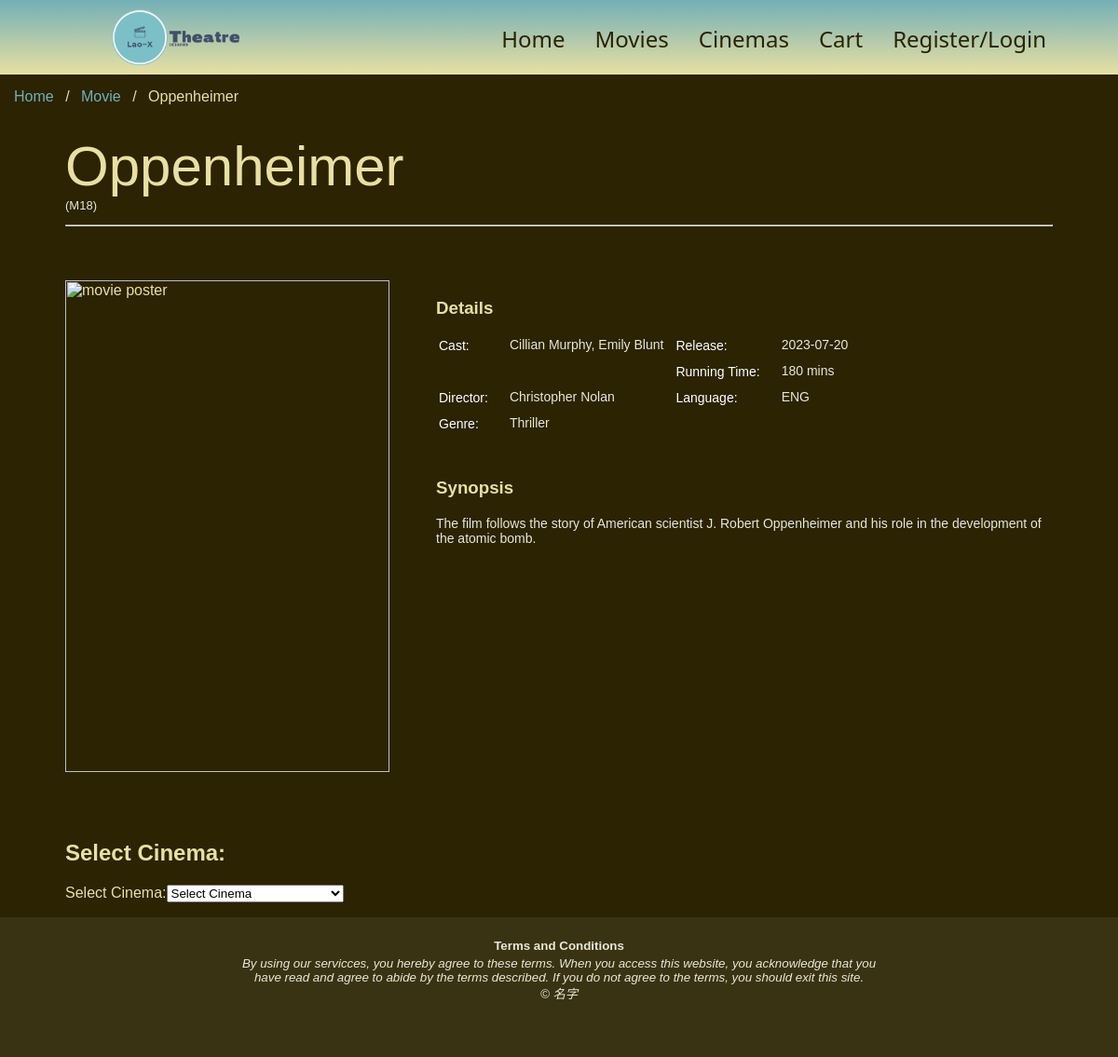
The app's page /get_movie.php?movie=2 with its own data.
### tables this page shows
CREATE TABLE IF NOT EXISTS `MOVIE` 
(
  `movie_id` int(5) NOT NULL AUTO_INCREMENT,
  `movie_name` varchar(50) NOT NULL,
  `duration` int(3) NOT NULL COMMENT 'mins',
  `language` varchar(3) NOT NULL COMMENT 'ENG / CHI/  HIN / MAL',
  `genre` varchar(50) NOT NULL,
  `cast` varchar(50) NOT NULL,
  `release_date` date NOT NULL,
  `synopsis` varchar(10000) NOT NULL,
  `image_dir` varchar(500) NOT NULL,
  `rating` varchar(50) NOT NULL,
   
  `director` varchar(200) NOT NULL,
  PRIMARY KEY (`movie_id`)
  
);

### get_movie.php (the view, shortened to what this page needs)
<?php
    $servername ="localhost";
    $username = "f32ee";
    $password = "f32ee";
    $dbname = "f32ee";
    $movie_id = (int)$_GET['movie'];
    $db = mysqli_connect($servername, $username, $password, $dbname);
    $query = "SELECT * FROM MOVIE WHERE movie_id=$movie_id";
    $result = $db->query($query);
    $row = $result->fetch_assoc();
    $movie_name = $row['movie_name'];
    $duration = $row['duration'];
    $language = $row['language'];
    $genre = $row['genre'];
    $release_date = $row['release_date'];
    $image_dir = $row['image_dir'];
    $synopsis = $row['synopsis'];
    $rating = $row['rating'];
    $cast = $row['cast'];
    $director = $row['director'];
?>
<html lang="en">
<head>
    <link rel="stylesheet" href="style.css">
</head>
<body>
    <div id="wrapper">
        <header id="cinema_header">
                <img id='cinema_logo' src="image/logo.png" alt="logo" >
                <table class="cinema">
                    <tr>
                        <td>
                            <a href="index.html">Home</a>
                        </td>
                        <td>
                            <a href="movies.html">Movies</a>
                        </td>
                        <td>
                            <a href="cinema.html">Cinemas</a>
                        </td>
                        <td>
                            <a href="cart.php">Cart</a>
                        </td>
                        <td>
                            <a href="login.html">Register/Login</a>
                        </td>
                    </tr>
                </table>
            </header>
        <ul class="breadcrumb">
            <li><a href="index.html">Home</a></li>
            <li><a href="movies.html">Movie</a></li>
            <li><font color="#e8e0a3"><?php echo $movie_name ?></li>
        </ul>
        <div class="content">
            <div class="mini_wrapper">
                <h class="individual_movie_title"><?php echo $movie_name ?></h>
                <p class="rating">(<?php echo $rating?>)</p>
                <hr class="individual_movie_title">
                <br>
                <div class="individual_mov">
                    <div id="img">
                        <img src="<?php echo $image_dir ?>" alt="movie poster">
                    </div>
                    <div id="info">
                        <div id="details">
                            <h3>Details</h3>
                            <table class="individual_mov" border="0">
                                <tr>
                                    <td rowspan="2" class="label">Cast: </td>
                                    <td rowspan="2" class="detail"><?php echo $cast ?></td>
                                    <td class="label">Release:</td>
                                    <td class="detail"><?php echo $release_date ?></td>
                                </tr>
                                <tr>
                                    <td class="label">Running Time: </td>
                                    <td class="detail"><?php echo $duration ?> mins</td>
                                </tr>
                                <tr>
                                    <td class="label">Director: </td>
                                    <td class="detail"><?php echo $director ?></td>
                                    <td class="label">Language: </td>
                                    <td class="detail"><?php echo $language ?></td>
                                </tr>
                                <tr>
                                    <td class="label">Genre: </td>
                                    <td class="detail"><?php echo $genre ?></td>
                                </tr>
                            </table>
                        </div>
                        <div id="synopsis">
                            <h3>Synopsis</h3>
                            <p><?php echo $synopsis ?></p>
                        </div>
                    </div>
                </div>
                <div class="booking">
                <?php
                    echo "<h2>Select Cinema:</h2>";
                    echo "<form action='' method='post'>";
                    echo "<label for='cinema_id'>Select Cinema:</label>";
                    echo "<select name='cinema_id' id='cinema_id' onchange='this.form.submit()'>";
                    echo "<option value=''>Select Cinema</option>";
                    echo "</select>";
                    echo "</form>";
                ?>
                </div>
            </div>
        </div>
        <footer class="footer">
            <table>
                <tr>
                    <td><small><b>Terms and Conditions</b></small></td>
                </tr>
                <tr>
                    <td><small><i>By using our servicces, you hereby agree to these terms. When you
                        access this website, you acknowledge that you <br>have read and agree to abide by
                        the terms described. If you do not agree to the terms,
                        you should exit this site. <br>&copy; 名字</i></small>
                     </td>
                </tr>
            </table>
        </footer>
    </div>
</body>
</html>

### style.css (style rules this page uses)
header { height: 20%; background: linear-gradient(#73afb6, #e8e0a3); text-align: center; padding-top:10px; padding-bottom: 10px; }
body { background-color: #2b2301; border: 0; margin: 0; font-family: Verdana, sans-serif; }
footer { background-color: #3a3313; bottom:0; width:100%; min-height: 150; }
footer table { color: #e9e7d7; border: 0px 20px 0px 0px; padding: 20px; margin: auto; }
footer table td { text-align: center; }
#cinema_logo { float: left; height: 100%; padding-left: 10%; }
#cinema_header { background-color: #e8e0a3; height: 10%; }
table.cinema { background-color: #ffffff00; list-style-type: none; margin: 0; padding-top: 1%; padding-right: 5%; float: right; align-content: center; }
table.cinema { color: #e9e7d7; }
table.cinema td { padding-left: 15px; padding-right: 15px; }
table.cinema a { display: block; color: #2b2301; text-align: center; text-decoration: none; font-family: 'Segoe UI', Tahoma, Geneva, Verdana, sans-serif; font-weight: 400; font-size: x-large; }
div.content { clear: both; }
* { box-sizing: border-box; }
img { vertical-align: middle; }
ul.breadcrumb { list-style: none; background-color: #2b2301; margin-top: 0px; padding: 15px; }
ul.breadcrumb li { display: inline; font-size: 16px; }
ul.breadcrumb li+li:before { padding: 8px; color: #e8e0a3; content: "/\00a0"; }
ul.breadcrumb li a { color: #73afb6; text-decoration: none; }
p.rating { margin-top: 0px; color: #FFF; font-size: 13px; }
h.individual_movie_title { color: #e8e0a3; font-size: 60px; margin-bottom: 0px; }
div.mini_wrapper { width: 1060px; margin: auto; }
p.rating { margin-top: 0px; color: #e9e7d7; font-size: 13px; }
hr.individual_movie_title { border-color: #e9e7d7; }
div.individual_mov { display: flex; padding-bottom: 5%; padding-top: 3%; }
#img img { width: 348; height: 528; }
div #info { padding-left: 50px; }
table.individual_mov { padding-bottom: 20px; }
table.individual_mov td { color: #e9e7d7; vertical-align: top; font-size: 14px; }
table.individual_mov td.detail { max-width: 300px; padding: 0px 10px 10px 20px }
table.individual_mov td.label { color: #fff; }
#synopsis p { font-size: 14px; color: #e9e7d7; }

### records on screen
movie: movie_name "Oppenheimer", rating "M18", cast "Cillian Murphy, Emily Blunt", release_date "2023-07-20", duration "180", director "Christopher Nolan", language "ENG", genre "Thriller", synopsis "The film follows the story of American scientist J. Robert Oppenheimer and his role in the development of the atomic bomb."
